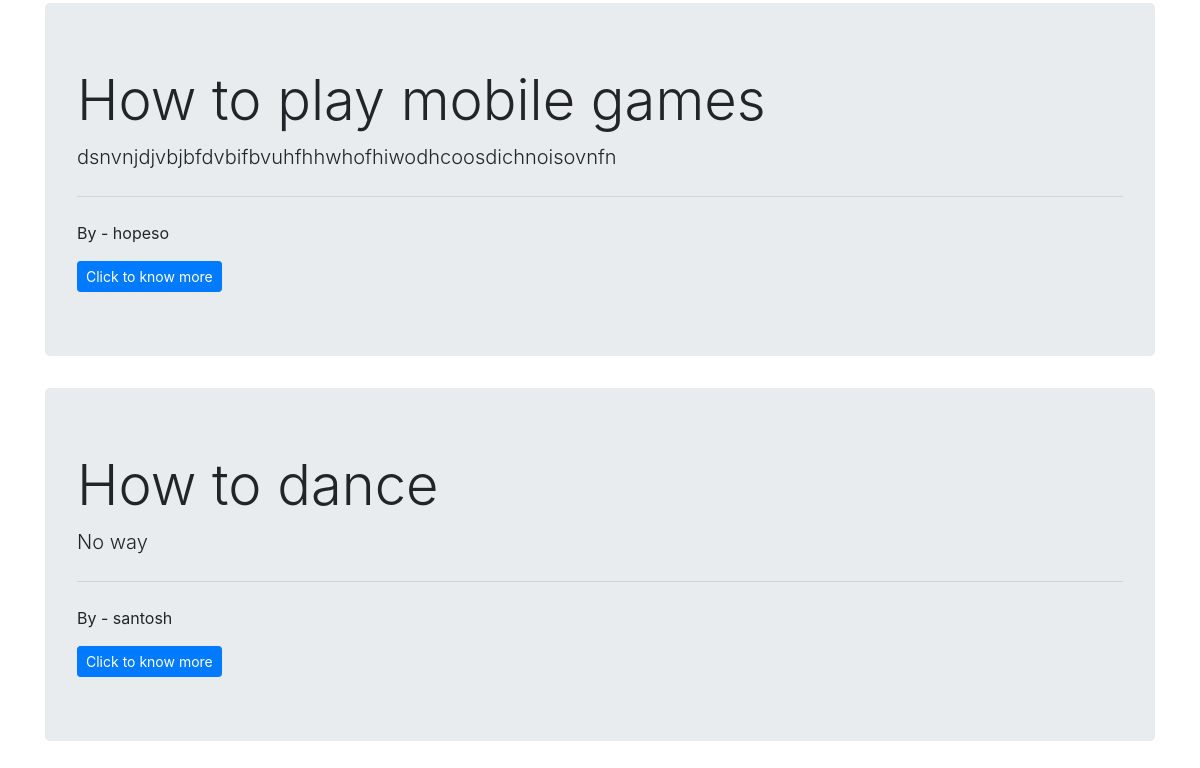
Before: / (lower part) with the older database file.
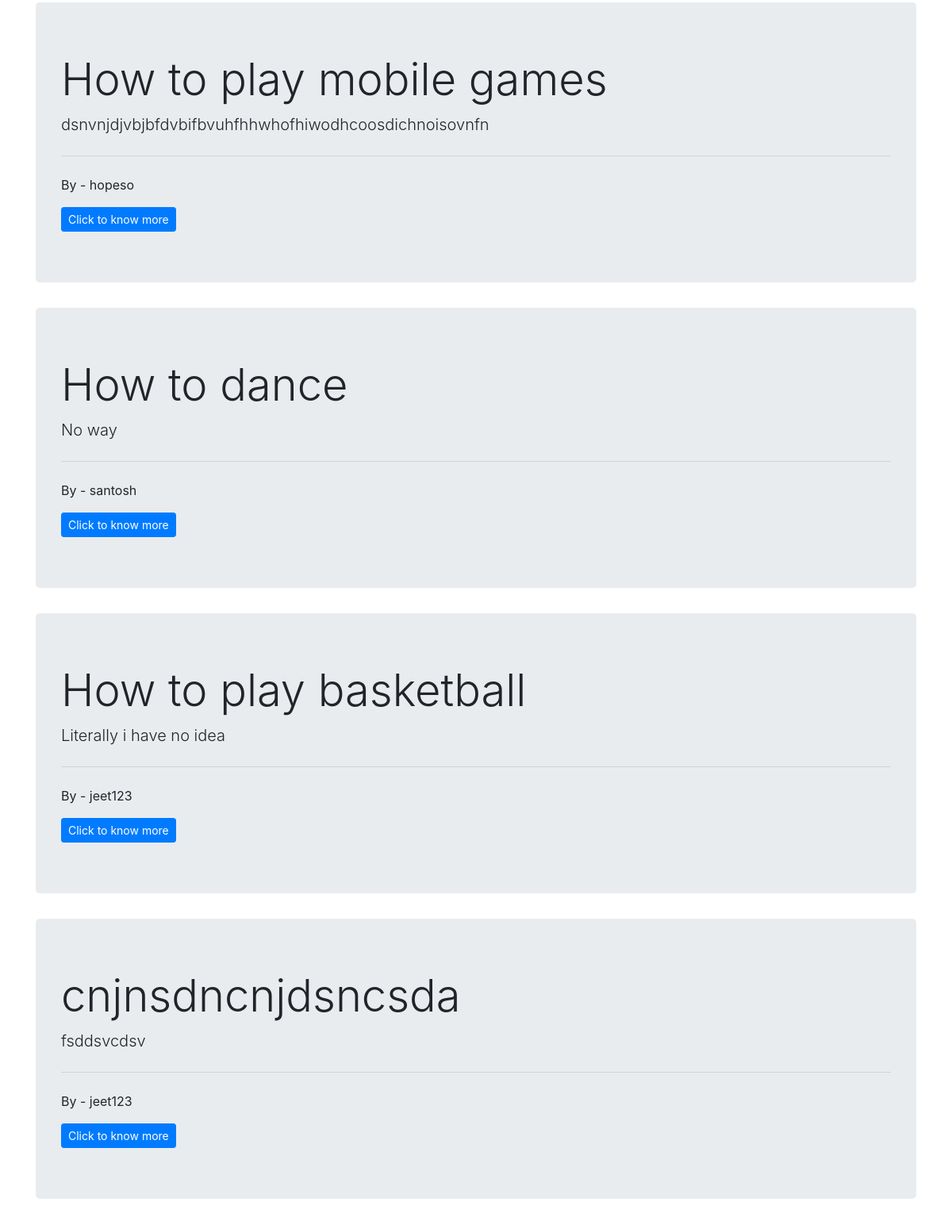
After: the same page with the newer database file.
### home/models.py (models this page shows, shortened)
class Post(models.Model):
    user = models.ForeignKey(settings.AUTH_USER_MODEL, default=1, on_delete=models.CASCADE)
    topic = models.CharField(max_length=200)
    description = models.TextField()
    date_created = models.DateTimeField('date published')

### home/views.py (the view)
# urls.py: 2. Add a URL to urlpatterns:  path('', views.home, name='home')
def home(request):
    allPost = Post.objects.all()
    context = {'allPost': allPost}
    return render(request, 'home/home.html', context)

### templates/home/home.html (shortened to what this page needs)
{% extends 'base.html' %}
{% block body %}
<div class="container">
    {% for post in allPost %}
    <div class="jumbotron">
        <h1 class="display-4">{{post.topic}}</h1>
        <p class="lead">{{post.description}}</p>
        <hr class="my-4">
        <p>By - {{post.user}}</p>
        <a class="btn btn-primary btn-sm" href="#" role="button">Click to know more</a>
    </div>
    {% endfor %}
</div>
{% endblock body %}

Changed rows visible on the page:
added Post: topic "How to play basketball", description "Literally i have no idea", user "jeet123"
added Post: topic "cnjnsdncnjdsncsda", description "fsddsvcdsv", user "jeet123"
